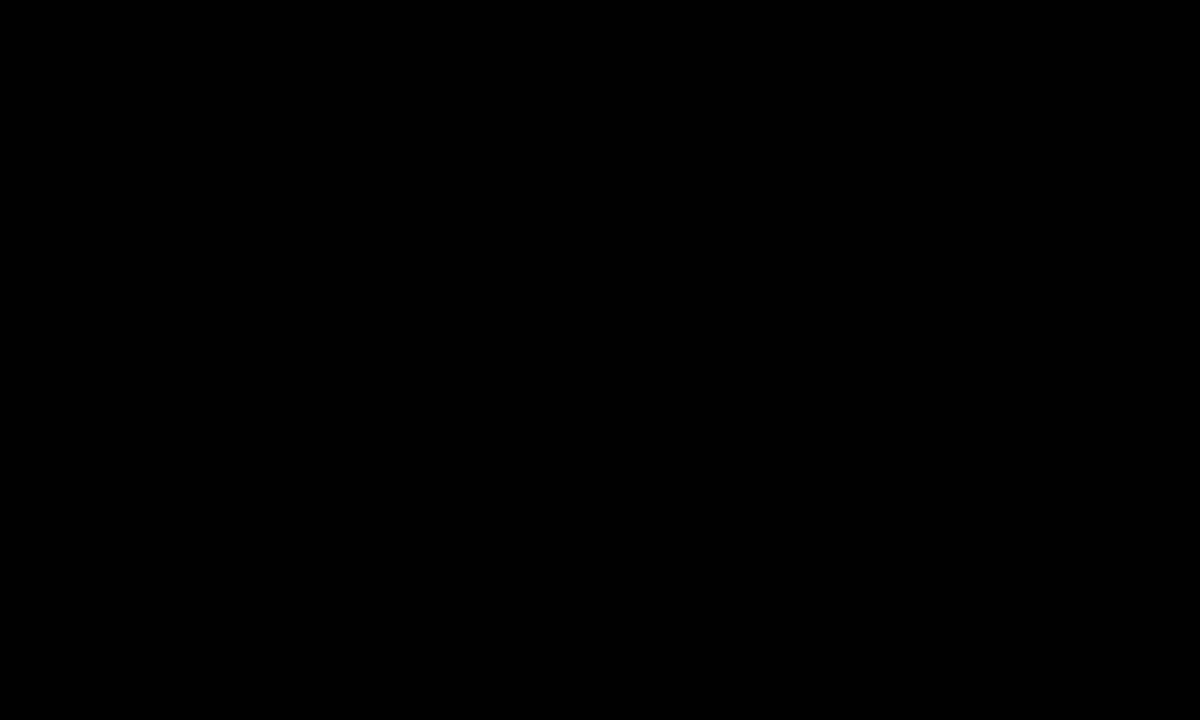
Frame 1 (no input)
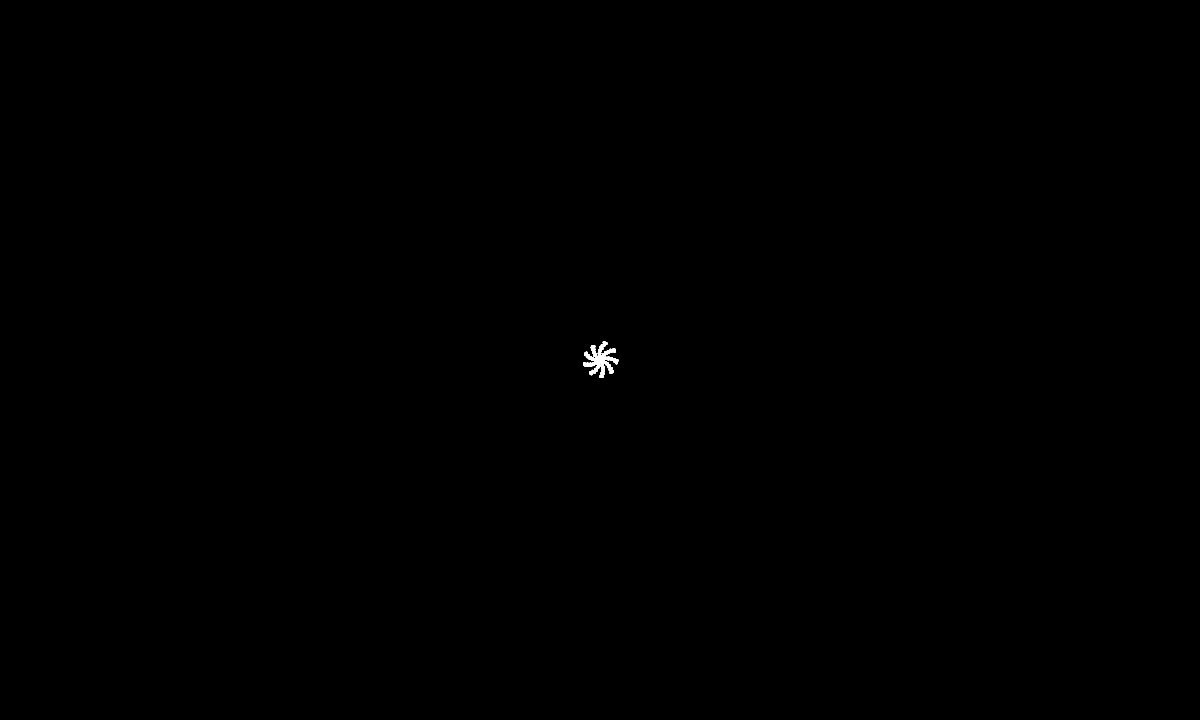
Frame 60 (the mouse pressed at the canvas centre just before this capture)
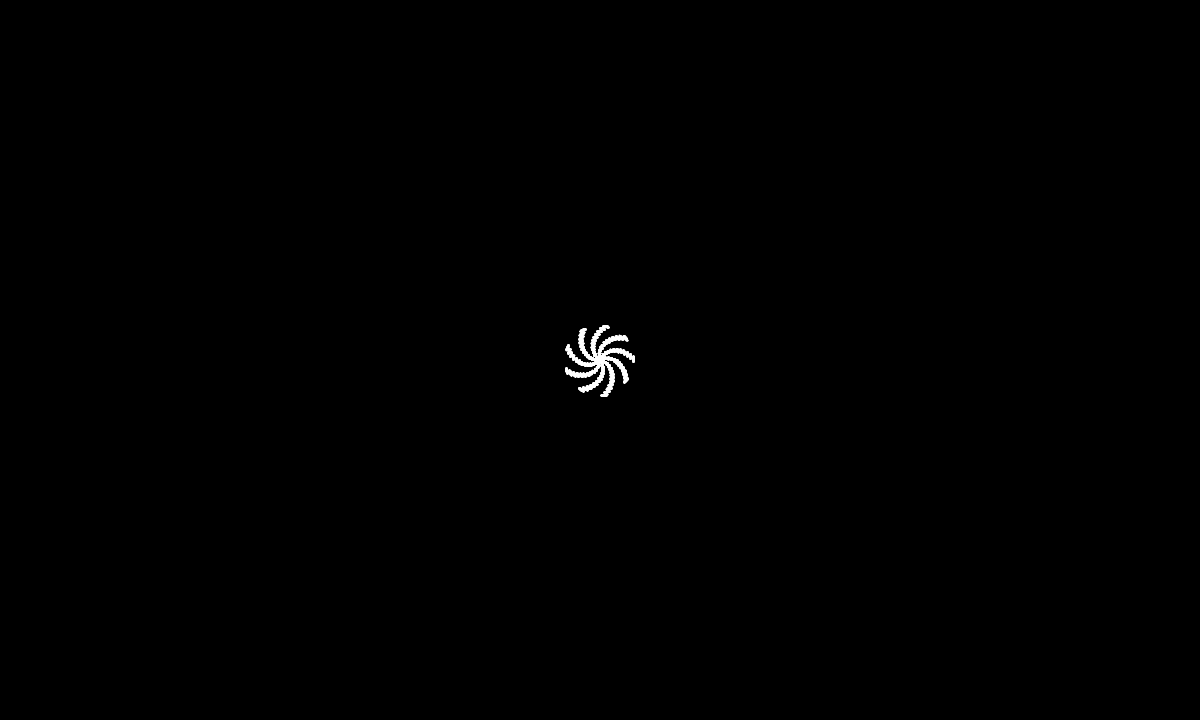
Frame 120 (the mouse held since frame 60 and released just before this capture)

The Processing sketch that drew these frames (run headless with seeded random() and noise(); from frame 60 on, the mouse is pressed at the canvas centre):

// Processing sketch: processing_65036
// ── processing_65036.pde

float r;
float x;
float y;
float theta=360*30;
int multi = 1;

float giro = 1; //360


void setup() {
    size(1200, 720);
    strokeWeight(2);
    noFill();
    smooth();
    background(0);
    frameRate(120);
}


void draw() {
    translate(width/2, height/2); // translate to center of screen
    //rotate(radians(theta));  
    rotate (giro);
    
    for (int i =0; i< 100; i++) {
      theta=theta+ multi*0.09;
              
      r = 360-theta/30;
        
          //limites para a espiral parar de ser desenhada 
          if (theta < 0 || theta >360*30) {
            multi = multi * -1; //alternando entre inteiro positivo e negativo: +1 -1
            break;
          }
                if (multi > 0) {
                  stroke(0,0,0);
                }
                if (multi < 0) {
                  stroke(255, 255, 255);
                }
               
              
      x =r*cos(radians(theta)); // radians para converter pi em radianos
      y =r*sin(radians(theta));
        
         
        
       point (x, y);    
       //rotate(radians(theta)); 
       
       giro = giro + 1; 
        
    }
} 

/*float amount = PI/2;
float twist = PI*2-30;

 rotate(millis()/1000000);

  beginShape();
  twist = 0;
  for (float i = 600; i > 20; i=i-8)
  {
    twist = twist + amount*sin((millis()/10000.0));
    curveVertex(sin(twist)*i,cos(twist)*i);
  }
  endShape();
  if(millis()>29500)
    noLoop();
}

*/
 
